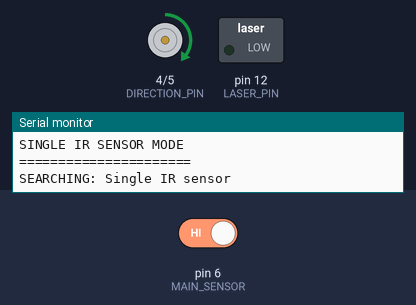
This sketch was run on a simulated Arduino Nano, built with avr-gcc and run on an emulated ATmega328P. Parts: direction and speed pins drawn as motors (green arrow = direction pin HIGH = forward, orange = LOW = backward, longer = more drive), switched loads named in the sketch (green lamp = pin HIGH), the last lines printed to the serial monitor. Inputs (shaded band) come from the test bench; at power-on: pin 6 (MAIN_SENSOR) HIGH.

Above: at 1.2 s.
1.3 s: pin 6 (MAIN_SENSOR) driven LOW
At 2.4 s:
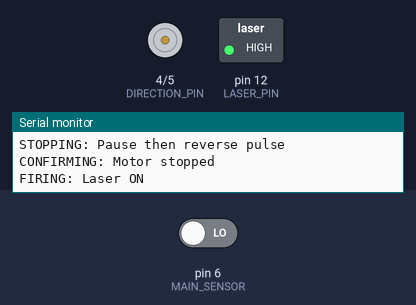
3.2 s: pin 6 (MAIN_SENSOR) driven HIGH
At 5.9 s:
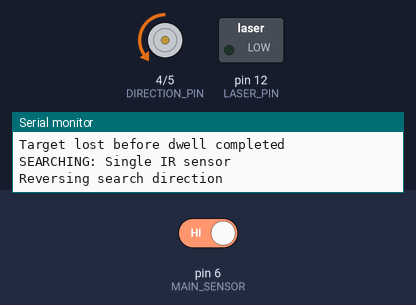
6.2 s: pin 6 (MAIN_SENSOR) driven LOW
At 10.8 s:
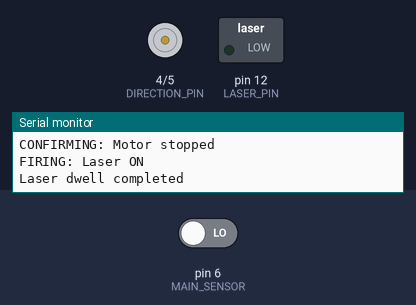
Timing chart, 0 to 12.3 s (numbered marks = the images above; inputs shaded):
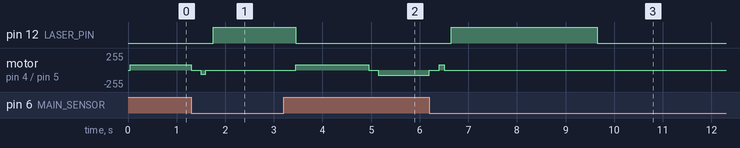

The sketch:

1sensortest.ino
```cpp
#include <Arduino.h>

// =======================================
// MQ SENTINEL - SINGLE IR SENSOR VERSION
// =======================================

// PINS
const int DIRECTION_PIN = 4;  // DRV8874 PH
const int SPEED_PIN = 5;      // DRV8874 EN
const int MAIN_SENSOR = 6;    // TSOP38238 OUT
const int LASER_PIN = 12;     // Laser transistor

// MOTOR SETTINGS
const int TURN_LEFT = LOW;
const int TURN_RIGHT = HIGH;

const int MOTOR_SPEED = 80;

// EXPERIMENTAL STOPPING PULSE
const int STOPPING_SPEED = 60;
const unsigned long STOPPING_TIME = 100;
const unsigned long STOPPING_PAUSE_TIME = 200;
const bool STOPPING_OPPOSITE_DIRECTION = true;

// SEARCH SETTINGS
const unsigned long SEARCH_TIME = 1500;
const unsigned long REVERSE_PAUSE_TIME = 200;

// IR SETTINGS
const unsigned long IR_HOLD_TIME = 250;
const unsigned long CONFIRM_TIME = 150;

// LASER SETTINGS
const unsigned long DWELL_TIME_MS = 3000;
const unsigned long TARGET_REMOVAL_TIME = 500;

// IR SENSOR VARIABLES
bool sensorSeen = false;
unsigned long lastSeen = 0;
bool detected = false;

// SYSTEM STATES
enum SystemState {
    SEARCHING,
    STOPPING,
    CONFIRMING,
    FIRING,
    WAITING_FOR_TARGET_REMOVAL
};

SystemState state = SEARCHING;

// MOTOR VARIABLES
int motorDirection = TURN_RIGHT;
int pendingDirection = TURN_RIGHT;
int stoppingDirection = TURN_LEFT;

bool reversing = false;
bool timingRemoval = false;
bool stoppingPulseStarted = false;

// TIMERS
unsigned long stoppingStartTime = 0;
unsigned long stoppingPulseStartTime = 0;
unsigned long directionStartTime = 0;
unsigned long reverseStartTime = 0;
unsigned long confirmationStartTime = 0;
unsigned long laserStartTime = 0;
unsigned long removalStartTime = 0;

// =======================================
// MOTOR FUNCTIONS
// =======================================

void stopMotor() {
    analogWrite(SPEED_PIN, 0);
}

void startMotor() {
    digitalWrite(DIRECTION_PIN, motorDirection);
    analogWrite(SPEED_PIN, MOTOR_SPEED);
}

// =======================================
// LASER FUNCTIONS
// =======================================

void fireLaser() {
    digitalWrite(LASER_PIN, HIGH);
}

void stopLaser() {
    digitalWrite(LASER_PIN, LOW);
}

// =======================================
// SINGLE IR SENSOR DETECTION
// =======================================

bool irDetected(unsigned long now) {

    if (digitalRead(MAIN_SENSOR) == LOW) {
        sensorSeen = true;
        lastSeen = now;
    }

    return sensorSeen &&
           (now - lastSeen <= IR_HOLD_TIME);
}

// =======================================
// STATE FUNCTIONS
// =======================================

void beginSearching(unsigned long now) {

    stopLaser();

    reversing = false;
    timingRemoval = false;

    directionStartTime = now;
    state = SEARCHING;

    Serial.println("SEARCHING: Single IR sensor");
}

void beginConfirming(unsigned long now) {

    stopMotor();

    confirmationStartTime = now;
    state = CONFIRMING;

    Serial.println("CONFIRMING: Motor stopped");
}

void beginStopping(unsigned long now) {

    stopMotor();
    stopLaser();

    reversing = false;
    stoppingPulseStarted = false;
    stoppingStartTime = now;

    stoppingDirection = motorDirection;

    if (STOPPING_OPPOSITE_DIRECTION) {
        stoppingDirection =
            (motorDirection == TURN_LEFT)
            ? TURN_RIGHT
            : TURN_LEFT;
    }

    if (STOPPING_TIME == 0 ||
        STOPPING_SPEED == 0) {

        beginConfirming(now);

    } else {

        state = STOPPING;

        Serial.println(
            "STOPPING: Pause then reverse pulse"
        );
    }
}

// =======================================
// MOTOR DIRECTION REVERSAL
// =======================================

void requestReverse(int direction,
                    unsigned long now) {

    stopMotor();

    pendingDirection = direction;
    reversing = true;
    reverseStartTime = now;

    Serial.println("Reversing search direction");
}

// =======================================
// SINGLE SENSOR SEARCH LOGIC
// =======================================

void updateSearch(unsigned long now) {

    // Wait before changing direction
    if (reversing) {

        if (now - reverseStartTime >=
            REVERSE_PAUSE_TIME) {

            motorDirection = pendingDirection;
            reversing = false;

            directionStartTime = now;

            startMotor();
        }

        return;
    }

    // No left/right sensor guidance.
    // Scan in one direction for SEARCH_TIME.
    if (now - directionStartTime >= SEARCH_TIME) {

        int newDirection =
            (motorDirection == TURN_LEFT)
            ? TURN_RIGHT
            : TURN_LEFT;

        requestReverse(newDirection, now);

    } else {

        startMotor();
    }
}

// =======================================
// SETUP
// =======================================

void setup() {

    Serial.begin(9600);

    pinMode(MAIN_SENSOR, INPUT_PULLUP);

    pinMode(DIRECTION_PIN, OUTPUT);
    pinMode(SPEED_PIN, OUTPUT);
    pinMode(LASER_PIN, OUTPUT);

    stopMotor();
    stopLaser();

    Serial.println("======================");
    Serial.println("MQ SENTINEL");
    Serial.println("SINGLE IR SENSOR MODE");
    Serial.println("======================");

    beginSearching(millis());
}

// =======================================
// MAIN LOOP
// =======================================

void loop() {

    unsigned long now = millis();

    // Read only MAIN sensor
    detected = irDetected(now);

    bool mainLOW =
        (digitalRead(MAIN_SENSOR) == LOW);

    switch (state) {

        // -------------------------------
        // SEARCHING
        // -------------------------------
        case SEARCHING:

            if (detected) {

                Serial.println("IR TARGET DETECTED");

                beginStopping(now);

            } else {

                updateSearch(now);
            }

            break;

        // -------------------------------
        // STOPPING
        // -------------------------------
        case STOPPING:

            stopLaser();

            if (!stoppingPulseStarted) {

                stopMotor();

                if (now - stoppingStartTime >=
                    STOPPING_PAUSE_TIME) {

                    digitalWrite(
                        DIRECTION_PIN,
                        stoppingDirection
                    );

                    analogWrite(
                        SPEED_PIN,
                        STOPPING_SPEED
                    );

                    stoppingPulseStartTime = now;
                    stoppingPulseStarted = true;
                }

            } else if (
                now - stoppingPulseStartTime >=
                STOPPING_TIME
            ) {

                beginConfirming(now);
            }

            break;

        // -------------------------------
        // CONFIRMING
        // -------------------------------
        case CONFIRMING:

            stopMotor();

            if (!detected) {

                Serial.println(
                    "Confirmation failed: target lost"
                );

                beginSearching(now);

            } else if (
                (now - confirmationStartTime >=
                 CONFIRM_TIME)
                && mainLOW
            ) {

                fireLaser();

                laserStartTime = now;
                state = FIRING;

                Serial.println(
                    "FIRING: Laser ON"
                );
            }

            break;

        // -------------------------------
        // FIRING
        // -------------------------------
        case FIRING:

            stopMotor();

            if (!detected) {

                stopLaser();

                Serial.println(
                    "Target lost before dwell completed"
                );

                beginSearching(now);

            } else if (
                now - laserStartTime >=
                DWELL_TIME_MS
            ) {

                stopLaser();

                timingRemoval = false;

                state =
                    WAITING_FOR_TARGET_REMOVAL;

                Serial.println(
                    "Laser dwell completed"
                );
            }

            break;

        // -------------------------------
        // WAITING FOR TARGET REMOVAL
        // -------------------------------
        case WAITING_FOR_TARGET_REMOVAL:

            stopMotor();

            if (detected) {

                timingRemoval = false;

            } else if (!timingRemoval) {

                timingRemoval = true;
                removalStartTime = now;

            } else if (
                now - removalStartTime >=
                TARGET_REMOVAL_TIME
            ) {

                beginSearching(now);
            }

            break;
    }
}
```

bug_fix_stoppulse.cpp
```cpp
#include <Arduino.h>

// Pins
const int DIRECTION_PIN = 4;        // D4 -> PH/IN2
const int SPEED_PIN = 5;            // D5 -> EN/IN1
const int MAIN_SENSOR = 6;          // D6 -> TSOP38238 OUT
const int LEFT_SENSOR = 7;          // D7 -> TSOP38238 OUT
const int RIGHT_SENSOR = 8;         // D8 -> TSOP38238 OUT
const int LASER_PIN = 12;           // D12 -> transistor base (via 1k resistor)


// Settings
const int TURN_LEFT = LOW;
const int TURN_RIGHT = HIGH;
const int MOTOR_SPEED = 80;                     // PWM range: 0-255, 31% PWM

// Experimental stopping pulse
const int STOPPING_SPEED = 60;                  // PWM, 0 to 255
const unsigned long STOPPING_TIME = 100;        // ms; 0 disables the pulse
const unsigned long STOPPING_PAUSE_TIME = 200;  // brake before applying pulse
const bool STOPPING_OPPOSITE_DIRECTION = true;  // false uses previous drive direction

const unsigned long SEARCH_TIME = 1500;
const unsigned long REVERSE_PAUSE_TIME = 200;   // pause before changing directions
const unsigned long IR_HOLD_TIME = 250;         // considering the gaps between each IR bursts
const unsigned long CONFIRM_TIME = 150;         // pause before firing laser
const unsigned long LASER_TIME = 2000;          // max time per direction, ms
const unsigned long TARGET_REMOVAL_TIME = 500;  // pause after each removal


// Sensor indices: 0 = main || 1 = left || 2 = right
const int sensor[3] = {MAIN_SENSOR, LEFT_SENSOR, RIGHT_SENSOR};
bool sensorSeen[3] = {false, false, false};
unsigned long lastSeen[3] = {0, 0, 0};
bool detected[3] = {false, false, false};


// System States
enum SystemState
{
    SEARCHING,
    STOPPING,
    CONFIRMING,
    FIRING,
    WAITING_FOR_TARGET_REMOVAL
};

SystemState state = SEARCHING;


// Variables
int motorDirection = TURN_RIGHT;
int pendingDirection = TURN_RIGHT;
bool reversing = false;
bool timingRemoval = false;
bool stoppingPulseStarted = false;
int stoppingDirection = TURN_LEFT;
unsigned long stoppingStartTime = 0;
unsigned long stoppingPulseStartTime = 0;
unsigned long directionStartTime = 0;
unsigned long reverseStartTime = 0;
unsigned long confirmationStartTime = 0;
unsigned long laserStartTime = 0;
unsigned long removalStartTime = 0;


// Motor functions
void stopMotor() {
    analogWrite(SPEED_PIN, 0);
}

void startMotor() {
    digitalWrite(DIRECTION_PIN, motorDirection);
    analogWrite(SPEED_PIN, MOTOR_SPEED);
}


// Laser functions
void fireLaser() {
    digitalWrite(LASER_PIN, HIGH);
}

void stopLaser() {
    digitalWrite(LASER_PIN, LOW);
}


// Sensor signal check
// BUG 1 FIXED: Renamed parameter to sensorIndex
bool irDetected(int sensorIndex, unsigned long now) {
    if (digitalRead(sensor[sensorIndex]) == LOW) {
        sensorSeen[sensorIndex] = true;
        lastSeen[sensorIndex] = now;
    }
    return sensorSeen[sensorIndex] &&
           (now - lastSeen[sensorIndex] <= IR_HOLD_TIME);
}


void beginSearching(unsigned long now) {
    stopLaser();
    reversing = false;
    timingRemoval = false;
    directionStartTime = now;
    state = SEARCHING;
    Serial.println("SEARCHING for meteors");
}

void beginConfirming(unsigned long now) {
    stopMotor();
    confirmationStartTime = now;
    state = CONFIRMING;
    Serial.println("CONFIRMING: stopping stage finished");
}

void beginStopping(unsigned long now) {
    stopMotor();
    stopLaser();
    reversing = false;
    stoppingPulseStarted = false;
    stoppingStartTime = now;

    // Reference the last search-drive direction, not a measured body velocity.
    stoppingDirection = motorDirection;
    if (STOPPING_OPPOSITE_DIRECTION) {
        stoppingDirection = motorDirection == TURN_LEFT ? TURN_RIGHT : TURN_LEFT;
    }

    if (STOPPING_TIME == 0 || STOPPING_SPEED == 0) {
        beginConfirming(now);
    }
    else {
        state = STOPPING;
        Serial.println("STOPPING: brake pause, then calibrated pulse");
    }
}

void requestReverse(int direction, unsigned long now) {
    stopMotor();
    pendingDirection = direction;
    reversing = true;
    reverseStartTime = now;
}

void updateSearch(unsigned long now) {
    // Pausing before changing motor direction
    if (reversing) {
        if (now - reverseStartTime >= REVERSE_PAUSE_TIME) {
            motorDirection = pendingDirection;
            reversing = false;
            directionStartTime = now;
            startMotor();
        }
        return;
    }

    int wantedDirection = motorDirection;
    bool sideSensorGuidance = detected[1] != detected[2];

    if (sideSensorGuidance) {
        wantedDirection = detected[1] ? TURN_LEFT : TURN_RIGHT;
        // Keep rotating until only one side is detecting
        directionStartTime = now;
    }
    else if (now - directionStartTime >= SEARCH_TIME) {
        // neither or both side detected
        wantedDirection = motorDirection == TURN_LEFT ? TURN_RIGHT : TURN_LEFT;
    }

    if (wantedDirection != motorDirection) {
        requestReverse(wantedDirection, now);
    }
    else {
        startMotor();
    }
}


// Setup
void setup() {
    Serial.begin(9600);
    for (int i = 0; i < 3; i++) {
        pinMode(sensor[i], INPUT);
    }

    pinMode(DIRECTION_PIN, OUTPUT);
    pinMode(SPEED_PIN, OUTPUT);
    pinMode(LASER_PIN, OUTPUT);

    stopMotor();
    stopLaser();
    beginSearching(millis());
}


// MAIN LOOP
void loop() {
    unsigned long now = millis();

    for (int i = 0; i < 3; i++) {
        detected[i] = irDetected(i, now);
    }

    bool mainLOW = digitalRead(MAIN_SENSOR) == LOW;

    switch (state) {

        case SEARCHING:
            if (detected[0]) {
                beginStopping(now);
            }
            else {
                updateSearch(now);
            }
            break;

        case STOPPING:
            // Laser remains off throughout this non-blocking stage.
            stopLaser();

            if (!stoppingPulseStarted) {
                stopMotor();

                if (now - stoppingStartTime >= STOPPING_PAUSE_TIME) {
                    digitalWrite(DIRECTION_PIN, stoppingDirection);
                    analogWrite(SPEED_PIN, STOPPING_SPEED);
                    stoppingPulseStartTime = now;
                    stoppingPulseStarted = true;
                }
            }
            else if (now - stoppingPulseStartTime >= STOPPING_TIME) {
                // Finish the pulse even if detection was lost during stopping.
                // CONFIRMING checks detection again before allowing a shot.
                beginConfirming(now);
            }
            break;

        case CONFIRMING:
            stopMotor();

            if (!detected[0]) {
                Serial.println("Confirmation failed: target lost");
                beginSearching(now);
            }

            // BUG 2 FIXED: Correct 150 ms confirmation condition
            else if ((now - confirmationStartTime >= CONFIRM_TIME) && mainLOW) {
                fireLaser();
                laserStartTime = now;
                state = FIRING;
                Serial.println("FIRING: laser firing");
            }
            break;

        case FIRING:
            stopMotor();

            if (!detected[0]) {
                Serial.println("Firing cancelled: target lost");
                beginSearching(now);
            }
            else if (now - laserStartTime >= LASER_TIME) {
                stopLaser();
                timingRemoval = false;
                state = WAITING_FOR_TARGET_REMOVAL;
                Serial.println("Laser interval completed; awaiting target removal");
            }
            break;

        case WAITING_FOR_TARGET_REMOVAL:
            stopMotor();

            if (detected[0]) {
                timingRemoval = false;
            }
            else if (!timingRemoval) {
                timingRemoval = true;
                removalStartTime = now;
            }
            else if (now - removalStartTime >= TARGET_REMOVAL_TIME) {
                beginSearching(now);
            }
            break;
    }
}
```

Source omitted: main.cpp (3104 bytes)

Measured:
- after the input at 1.3 s, pin 12 (LASER_PIN): LOW → HIGH after 0.45 s
- after the input at 3.2 s, pin 12 (LASER_PIN): HIGH → LOW after 0.25 s instead of 1.6 s; motor on pin 4 (DIRECTION_PIN) / pin 5 (SPEED_PIN): stopped → forward 80/255 after 0.25 s, → stopped 1.5 s later, → backward 80/255 0.20 s later
- after the input at 6.2 s, pin 12 (LASER_PIN): LOW → HIGH after 0.45 s, → LOW 3.0 s later
